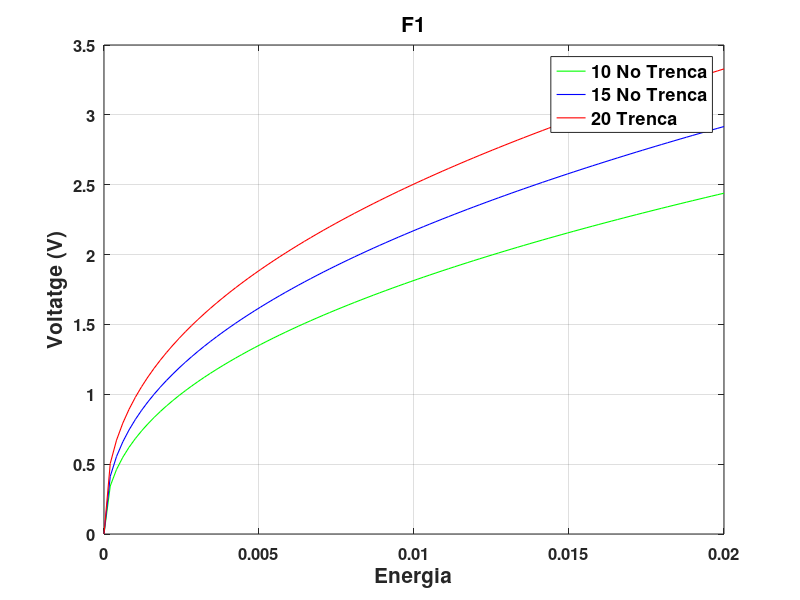

MATLAB code to generate this figure: (Note: this script raises an error after producing the figure.)
clear all;
close all;

x = linspace(0,0.02,100);
s = 12.938*x.^(0.4265);
q = 15.397*x.^(0.4253);
p = 16.566*x.^(0.4102);

plot(x,s,'g', 'LineWidth', 0.8);
grid on;
hold on;

plot(x,q,'b', 'LineWidth', 0.8);
grid on;
hold on;

plot(x,p,'r', 'LineWidth', 0.8);
grid on;
hold on;

set(gca, 'FontSize', 12, 'FontWeight', 'bold');
title('F1','FontSize', 15, 'FontWeight', 'bold');
xlabel('Energia','FontSize', 15, 'FontWeight', 'bold');
ylabel('Voltatge (V)','FontSize', 15, 'FontWeight', 'bold');
legend('10 No Trenca','15 No Trenca','20 Trenca','FontSize', 13, 'FontWeight', 'bold');
rectangle('Position', [gca().XLim(1), gca().YLim(1), diff(gca().XLim), diff(gca().YLim)], 'EdgeColor', 'k');